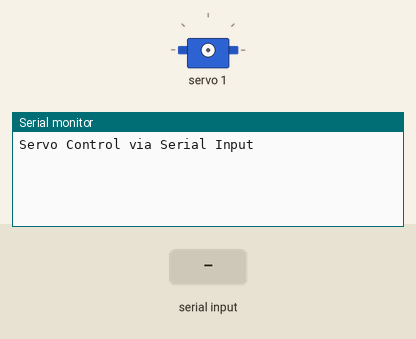
Simulated run of this sketch. Board: Arduino Uno, built with avr-gcc and run on an emulated ATmega328P. Parts: servo, the last lines printed to the serial monitor. The test bench sets the inputs (shaded band).

Above: at 1.2 s.
1.3 s: "1,90\n" received over Serial
At 2.5 s:
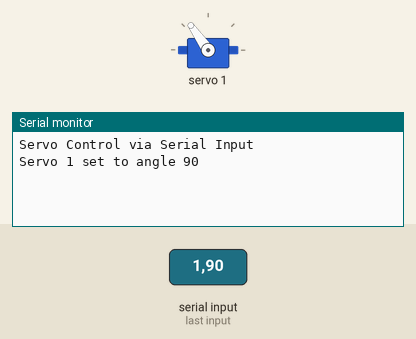
2.8 s: "90,45\n" received over Serial
At 3.9 s:
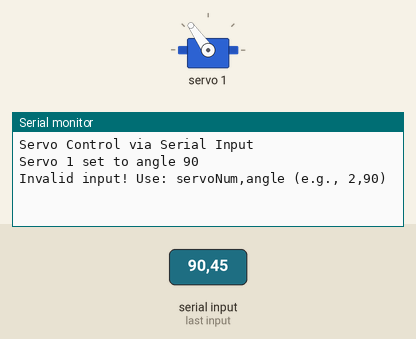
4.3 s: "5\n" received over Serial
At 4.9 s:
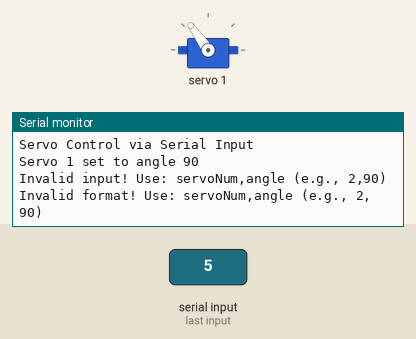

The sketch:

Servo_code.ino
```cpp
#include <Wire.h>
#include <Adafruit_PWMServoDriver.h>

// Initialize the PWM driver
Adafruit_PWMServoDriver pwm = Adafruit_PWMServoDriver();

#define SERVOMIN 150 // Minimum pulse length count (out of 4096)
#define SERVOMAX 600 // Maximum pulse length count (out of 4096)
#define SERVO_FREQ 50 // Analog servos run at ~50 Hz updates

void setup() {
  Serial.begin(9600);
  Serial.println("Servo Control via Serial Input");

  pwm.begin();
  pwm.setOscillatorFrequency(27000000); // Set the oscillator frequency
  pwm.setPWMFreq(SERVO_FREQ); // Set the PWM frequency to 50 Hz

  delay(10);
}

// Function to map angles to PWM pulse values
int angleToPulse(int angle) {
  return map(angle, 0, 180, SERVOMIN, SERVOMAX);
}

void loop() {
  if (Serial.available() > 0) {
    // Read the input from Serial Monitor
    String input = Serial.readStringUntil('\n');
    input.trim(); // Remove extra whitespace or newline characters

    if (input.length() > 0) {
      // Parse the input into servo number and angle
      int separatorIndex = input.indexOf(',');
      if (separatorIndex != -1) {
        int servoNum = input.substring(0, separatorIndex).toInt();
        int angle = input.substring(separatorIndex + 1).toInt();

        // Validate input values
        if (servoNum >= 0 && servoNum < 16 && angle >= 0 && angle <= 180) {
          int pulse = angleToPulse(angle);
          pwm.setPWM(servoNum, 0, pulse);
          Serial.print("Servo ");
          Serial.print(servoNum);
          Serial.print(" set to angle ");
          Serial.println(angle);
        } else {
          Serial.println("Invalid input! Use: servoNum,angle (e.g., 2,90)");
        }
      } else {
        Serial.println("Invalid format! Use: servoNum,angle (e.g., 2,90)");
      }
    }
  }
}
```

Measured:
- after the input at 1.3 s, the serial monitor: prints a new line at once (image 1)
- after the input at 2.8 s, the serial monitor: prints a new line at once (image 2)
- after the input at 4.3 s, the serial monitor: prints a new line at once (image 3)
